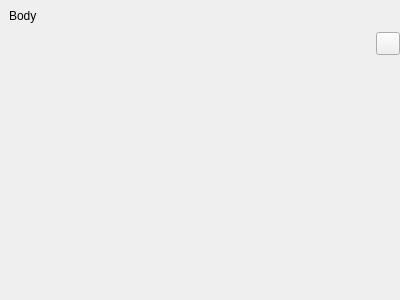
<?xml version="1.0" encoding="UTF-8"?>
<ui version="4.0">
 <class>BodyProviderEditor</class>
 <widget class="QWidget" name="BodyProviderEditor">
  <property name="geometry">
   <rect>
    <x>0</x>
    <y>0</y>
    <width>400</width>
    <height>300</height>
   </rect>
  </property>
  <property name="windowTitle">
   <string>Form</string>
  </property>
  <layout class="QVBoxLayout" name="verticalLayout">
   <property name="spacing">
    <number>0</number>
   </property>
   <property name="leftMargin">
    <number>0</number>
   </property>
   <property name="topMargin">
    <number>0</number>
   </property>
   <property name="rightMargin">
    <number>0</number>
   </property>
   <property name="bottomMargin">
    <number>0</number>
   </property>
   <item>
    <layout class="QVBoxLayout" name="verticalLayout_2">
     <property name="leftMargin">
      <number>9</number>
     </property>
     <property name="topMargin">
      <number>9</number>
     </property>
     <property name="rightMargin">
      <number>9</number>
     </property>
     <property name="bottomMargin">
      <number>9</number>
     </property>
     <item>
      <widget class="tSubtitleLabel" name="subtitleLabel">
       <property name="text">
        <string>Body</string>
       </property>
      </widget>
     </item>
    </layout>
   </item>
   <item>
    <layout class="QHBoxLayout" name="horizontalLayout">
     <item>
      <spacer name="horizontalSpacer">
       <property name="orientation">
        <enum>Qt::Horizontal</enum>
       </property>
       <property name="sizeHint" stdset="0">
        <size>
         <width>40</width>
         <height>20</height>
        </size>
       </property>
      </spacer>
     </item>
     <item>
      <widget class="QToolButton" name="contentTypeButton">
       <property name="text">
        <string notr="true"/>
       </property>
       <property name="popupMode">
        <enum>QToolButton::InstantPopup</enum>
       </property>
      </widget>
     </item>
    </layout>
   </item>
   <item>
    <widget class="CompleteTextEditor" name="editor" native="true">
     <property name="sizePolicy">
      <sizepolicy hsizetype="Preferred" vsizetype="Expanding">
       <horstretch>0</horstretch>
       <verstretch>0</verstretch>
      </sizepolicy>
     </property>
    </widget>
   </item>
  </layout>
  <action name="actionPlain_Text">
   <property name="checkable">
    <bool>true</bool>
   </property>
   <property name="text">
    <string>Plain Text</string>
   </property>
  </action>
  <action name="actionCustom">
   <property name="checkable">
    <bool>true</bool>
   </property>
   <property name="text">
    <string>Custom</string>
   </property>
  </action>
  <action name="actionJSON">
   <property name="checkable">
    <bool>true</bool>
   </property>
   <property name="text">
    <string>JSON</string>
   </property>
  </action>
  <action name="actionForm_Data">
   <property name="checkable">
    <bool>true</bool>
   </property>
   <property name="text">
    <string>Multipart Data</string>
   </property>
  </action>
  <action name="actionx_www_form_urlencoded">
   <property name="checkable">
    <bool>true</bool>
   </property>
   <property name="text">
    <string>Form URL-Encoded</string>
   </property>
  </action>
  <action name="actionXML">
   <property name="checkable">
    <bool>true</bool>
   </property>
   <property name="text">
    <string>XML</string>
   </property>
  </action>
  <action name="actionYAML">
   <property name="checkable">
    <bool>true</bool>
   </property>
   <property name="text">
    <string>YAML</string>
   </property>
  </action>
 </widget>
 <customwidgets>
  <customwidget>
   <class>tSubtitleLabel</class>
   <extends>QLabel</extends>
   <header location="global">tsubtitlelabel.h</header>
  </customwidget>
  <customwidget>
   <class>CompleteTextEditor</class>
   <extends>QWidget</extends>
   <header location="global">completetexteditor.h</header>
   <container>1</container>
  </customwidget>
 </customwidgets>
 <resources/>
 <connections/>
</ui>
